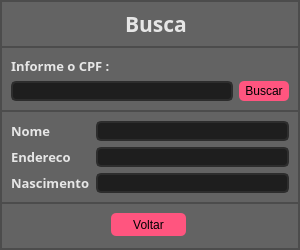
<?xml version="1.0" encoding="UTF-8"?>
<ui version="4.0">
 <class>MainWindow</class>
 <widget class="QMainWindow" name="MainWindow">
  <property name="geometry">
   <rect>
    <x>0</x>
    <y>0</y>
    <width>300</width>
    <height>250</height>
   </rect>
  </property>
  <property name="windowTitle">
   <string>MainWindow</string>
  </property>
  <widget class="QWidget" name="centralwidget">
   <property name="minimumSize">
    <size>
     <width>300</width>
     <height>250</height>
    </size>
   </property>
   <property name="styleSheet">
    <string notr="true">background-color: rgb(99, 99, 99);
</string>
   </property>
   <layout class="QVBoxLayout" name="verticalLayout_4">
    <property name="spacing">
     <number>0</number>
    </property>
    <property name="leftMargin">
     <number>0</number>
    </property>
    <property name="topMargin">
     <number>0</number>
    </property>
    <property name="rightMargin">
     <number>0</number>
    </property>
    <property name="bottomMargin">
     <number>0</number>
    </property>
    <item>
     <widget class="QFrame" name="frame">
      <property name="frameShape">
       <enum>QFrame::StyledPanel</enum>
      </property>
      <property name="frameShadow">
       <enum>QFrame::Raised</enum>
      </property>
      <layout class="QVBoxLayout" name="verticalLayout_3">
       <property name="spacing">
        <number>0</number>
       </property>
       <property name="leftMargin">
        <number>0</number>
       </property>
       <property name="topMargin">
        <number>0</number>
       </property>
       <property name="rightMargin">
        <number>0</number>
       </property>
       <property name="bottomMargin">
        <number>0</number>
       </property>
       <item>
        <widget class="QFrame" name="frame_busca_cabecalio">
         <property name="maximumSize">
          <size>
           <width>16777215</width>
           <height>50</height>
          </size>
         </property>
         <property name="frameShape">
          <enum>QFrame::StyledPanel</enum>
         </property>
         <property name="frameShadow">
          <enum>QFrame::Raised</enum>
         </property>
         <layout class="QVBoxLayout" name="verticalLayout_5">
          <item>
           <widget class="QLabel" name="label_Buca">
            <property name="maximumSize">
             <size>
              <width>16777215</width>
              <height>20</height>
             </size>
            </property>
            <property name="font">
             <font>
              <family>Bahnschrift SemiBold SemiConden</family>
              <pointsize>16</pointsize>
              <weight>75</weight>
              <bold>true</bold>
             </font>
            </property>
            <property name="styleSheet">
             <string notr="true">color: rgb(230, 230, 230);
margin-left: 108px;
margin-right: 100px;
</string>
            </property>
            <property name="text">
             <string>Busca</string>
            </property>
           </widget>
          </item>
         </layout>
        </widget>
       </item>
       <item>
        <widget class="QFrame" name="frame_busca">
         <property name="minimumSize">
          <size>
           <width>0</width>
           <height>0</height>
          </size>
         </property>
         <property name="frameShape">
          <enum>QFrame::StyledPanel</enum>
         </property>
         <property name="frameShadow">
          <enum>QFrame::Raised</enum>
         </property>
         <layout class="QVBoxLayout" name="verticalLayout_6">
          <item>
           <widget class="QLabel" name="label_busca_cpf">
            <property name="font">
             <font>
              <family>Bahnschrift SemiBold SemiConden</family>
              <pointsize>10</pointsize>
              <weight>75</weight>
              <bold>true</bold>
             </font>
            </property>
            <property name="styleSheet">
             <string notr="true">color: rgb(230, 230, 230);</string>
            </property>
            <property name="text">
             <string>Informe o CPF :</string>
            </property>
           </widget>
          </item>
          <item>
           <layout class="QHBoxLayout" name="horizontalLayout_2">
            <item>
             <widget class="QLineEdit" name="lineEdit_busca_cpf">
              <property name="styleSheet">
               <string notr="true">QLineEdit{
	border: 2px solid rgb(45,45,45);
	border-radius: 5px;
	padding 15px;
	background-color: rgb(30,30,30);
	color: rgb(230, 230, 230);
}</string>
              </property>
             </widget>
            </item>
            <item>
             <widget class="QPushButton" name="pushButton_busca_buscar">
              <property name="minimumSize">
               <size>
                <width>50</width>
                <height>20</height>
               </size>
              </property>
              <property name="styleSheet">
               <string notr="true">QPushButton{
	border-radius: 5px;
	background-position: center;
	background-color: rgb(255, 85, 127);
}
QPushButton:hover{
	background-color: rgb(50, 50, 50);
	color: rgb(200, 200, 200);
}
QPushButton:pressed{
	background-color: rgb(35, 35, 35);
	color: rgb(200, 200, 200);
}

</string>
              </property>
              <property name="text">
               <string>Buscar</string>
              </property>
             </widget>
            </item>
           </layout>
          </item>
         </layout>
        </widget>
       </item>
       <item>
        <widget class="QFrame" name="frame_informacao">
         <property name="frameShape">
          <enum>QFrame::StyledPanel</enum>
         </property>
         <property name="frameShadow">
          <enum>QFrame::Raised</enum>
         </property>
         <layout class="QHBoxLayout" name="horizontalLayout">
          <item>
           <layout class="QVBoxLayout" name="verticalLayout_2">
            <item>
             <widget class="QLabel" name="label_busca_nome">
              <property name="font">
               <font>
                <family>Bahnschrift SemiBold SemiConden</family>
                <pointsize>10</pointsize>
                <weight>75</weight>
                <bold>true</bold>
               </font>
              </property>
              <property name="styleSheet">
               <string notr="true">color: rgb(230, 230, 230);</string>
              </property>
              <property name="text">
               <string>Nome</string>
              </property>
             </widget>
            </item>
            <item>
             <widget class="QLabel" name="label_busca_endereco">
              <property name="font">
               <font>
                <family>Bahnschrift SemiBold SemiConden</family>
                <pointsize>10</pointsize>
                <weight>75</weight>
                <bold>true</bold>
               </font>
              </property>
              <property name="styleSheet">
               <string notr="true">color: rgb(230, 230, 230);</string>
              </property>
              <property name="text">
               <string>Endereco</string>
              </property>
             </widget>
            </item>
            <item>
             <widget class="QLabel" name="label_busca_nascimento">
              <property name="font">
               <font>
                <family>Bahnschrift SemiBold SemiConden</family>
                <pointsize>10</pointsize>
                <weight>75</weight>
                <bold>true</bold>
               </font>
              </property>
              <property name="styleSheet">
               <string notr="true">color: rgb(230, 230, 230);</string>
              </property>
              <property name="text">
               <string>Nascimento</string>
              </property>
             </widget>
            </item>
           </layout>
          </item>
          <item>
           <layout class="QVBoxLayout" name="verticalLayout">
            <item>
             <widget class="QLineEdit" name="lineEdit_busca_nome">
              <property name="styleSheet">
               <string notr="true">QLineEdit{
	border: 2px solid rgb(45,45,45);
	border-radius: 5px;
	padding 15px;
	background-color: rgb(30,30,30);
	color: rgb(230, 230, 230);
}</string>
              </property>
              <property name="placeholderText">
               <string/>
              </property>
             </widget>
            </item>
            <item>
             <widget class="QLineEdit" name="lineEdit_busca_endereco">
              <property name="styleSheet">
               <string notr="true">QLineEdit{
	border: 2px solid rgb(45,45,45);
	border-radius: 5px;
	padding 15px;
	background-color: rgb(30,30,30);
	color: rgb(230, 230, 230);
}</string>
              </property>
              <property name="placeholderText">
               <string/>
              </property>
             </widget>
            </item>
            <item>
             <widget class="QLineEdit" name="lineEdit_busca_nascimento">
              <property name="styleSheet">
               <string notr="true">QLineEdit{
	border: 2px solid rgb(45,45,45);
	border-radius: 5px;
	padding 15px;
	background-color: rgb(30,30,30);
	color: rgb(230, 230, 230);
}</string>
              </property>
              <property name="placeholderText">
               <string/>
              </property>
             </widget>
            </item>
           </layout>
          </item>
         </layout>
        </widget>
       </item>
       <item>
        <widget class="QFrame" name="frame_2">
         <property name="frameShape">
          <enum>QFrame::StyledPanel</enum>
         </property>
         <property name="frameShadow">
          <enum>QFrame::Raised</enum>
         </property>
         <widget class="QPushButton" name="pushButton_voltar">
          <property name="geometry">
           <rect>
            <x>110</x>
            <y>10</y>
            <width>75</width>
            <height>23</height>
           </rect>
          </property>
          <property name="styleSheet">
           <string notr="true">QPushButton{
	border-radius: 5px;
	background-position: center;
	background-color: rgb(255, 85, 127);
}
QPushButton:hover{
	background-color: rgb(50, 50, 50);
	color: rgb(200, 200, 200);
}
QPushButton:pressed{
	background-color: rgb(35, 35, 35);
	color: rgb(200, 200, 200);
}

</string>
          </property>
          <property name="text">
           <string>Voltar</string>
          </property>
         </widget>
        </widget>
       </item>
      </layout>
     </widget>
    </item>
   </layout>
  </widget>
 </widget>
 <resources/>
 <connections/>
</ui>
